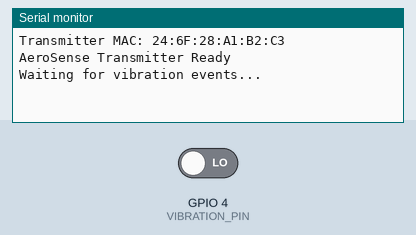
Simulated run of this sketch. Board: ESP32. Shown: the last lines printed to the serial monitor. The inputs (shaded band) are chosen by the test bench; at power-on: GPIO 4 (VIBRATION_PIN) LOW.

Above: at 1.2 s.
1.3 s: GPIO 4 (VIBRATION_PIN) driven HIGH
At 1.53 s:
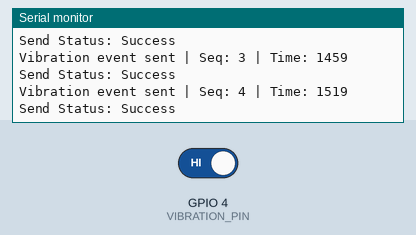
At 6.59 s:
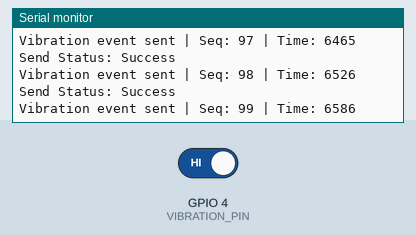

Measured:
- after the input at 1.3 s, the serial monitor: prints a new line at once (image 1)

The sketch:

AeroSense_Transmitter.ino
```cpp
/*
 * AeroSense - Transmitter Node
 * Wireless Aircraft Structural Health Monitoring Prototype
 *
 * Hardware:
 * - ESP32 development board
 * - SW-420 Vibration Sensor (Digital output)
 *
 * Function:
 * - Reads vibration events from SW-420
 * - Sends event packets over ESP-NOW to the receiver
 * - Includes sequence number and timestamp for latency / packet-loss evaluation
 *
 * Team: Subhiksha S, Nithika M, Saranya N
 * College: Sri Sairam Engineering College, Chennai
 * AeroNex Technologies – Wadhwani Foundation Venture
 */

#include <esp_now.h>
#include <WiFi.h>

// ============== CONFIGURATION ==============
// Replace with the MAC address of your RECEIVER ESP32
// Find it by running the receiver sketch once and checking Serial Monitor
uint8_t receiverAddress[] = {0x24, 0x6F, 0x28, 0xAA, 0xBB, 0xCC};  // <-- CHANGE THIS

// SW-420 digital pin
const int VIBRATION_PIN = 4;   // GPIO4 (change if needed)

// Debounce / sensitivity
const unsigned long DEBOUNCE_MS = 50;
unsigned long lastVibrationTime = 0;

// Packet structure
typedef struct struct_message {
  uint32_t sequence;      // Packet sequence number
  uint32_t timestamp;     // millis() when event occurred
  uint8_t  vibration;     // 1 = vibration detected
  uint8_t  battery;       // Placeholder for future battery %
} struct_message;

struct_message outgoingPacket;
uint32_t packetSequence = 0;

// Callback when data is sent
void OnDataSent(const uint8_t *mac_addr, esp_now_send_status_t status) {
  Serial.print("Send Status: ");
  Serial.println(status == ESP_NOW_SEND_SUCCESS ? "Success" : "Fail");
}

void setup() {
  Serial.begin(115200);
  pinMode(VIBRATION_PIN, INPUT);

  // Set device as Wi-Fi Station
  WiFi.mode(WIFI_STA);
  Serial.print("Transmitter MAC: ");
  Serial.println(WiFi.macAddress());

  // Init ESP-NOW
  if (esp_now_init() != ESP_OK) {
    Serial.println("Error initializing ESP-NOW");
    return;
  }

  esp_now_register_send_cb(OnDataSent);

  // Register peer (receiver)
  esp_now_peer_info_t peerInfo = {};
  memcpy(peerInfo.peer_addr, receiverAddress, 6);
  peerInfo.channel = 0;
  peerInfo.encrypt = false;

  if (esp_now_add_peer(&peerInfo) != ESP_OK) {
    Serial.println("Failed to add peer");
    return;
  }

  Serial.println("AeroSense Transmitter Ready");
  Serial.println("Waiting for vibration events...");
}

void loop() {
  int vibrationState = digitalRead(VIBRATION_PIN);

  // SW-420 typically goes HIGH on vibration (check your module – some are inverted)
  if (vibrationState == HIGH) {
    unsigned long now = millis();
    if (now - lastVibrationTime > DEBOUNCE_MS) {
      lastVibrationTime = now;

      // Prepare packet
      outgoingPacket.sequence  = packetSequence++;
      outgoingPacket.timestamp = now;
      outgoingPacket.vibration = 1;
      outgoingPacket.battery   = 100;  // Placeholder

      // Send via ESP-NOW
      esp_err_t result = esp_now_send(receiverAddress, (uint8_t *)&outgoingPacket, sizeof(outgoingPacket));

      if (result == ESP_OK) {
        Serial.print("Vibration event sent | Seq: ");
        Serial.print(outgoingPacket.sequence);
        Serial.print(" | Time: ");
        Serial.println(outgoingPacket.timestamp);
      } else {
        Serial.println("Error sending the data");
      }
    }
  }

  delay(10);  // Small delay for stability
}
```
